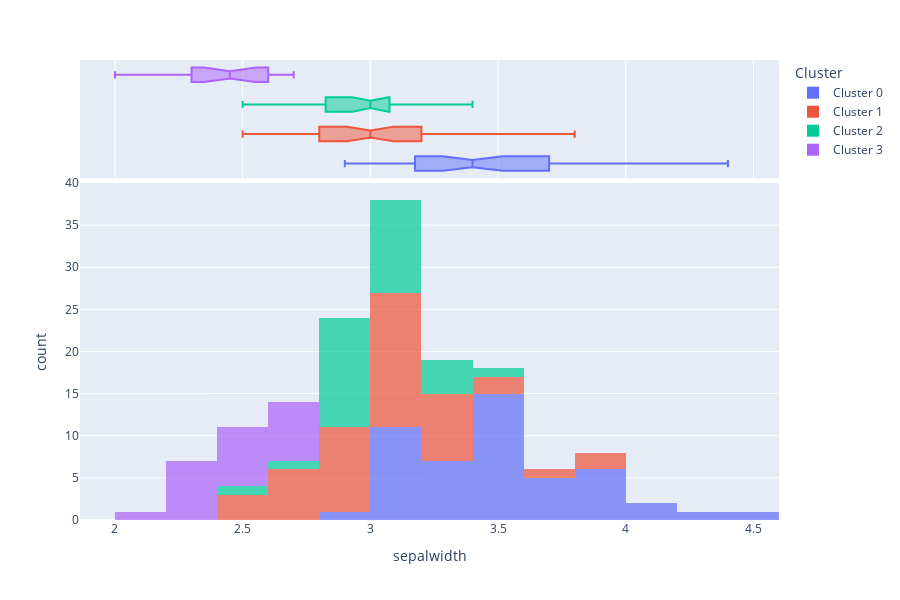

The code cell stored with this chart in its notebook:
### Code cell
plot_model(kmeans,plot='distribution',feature='sepalwidth')

### Figure 1 — Plotly figure (JSON) as saved in the notebook; plotly's stock layout.template omitted (floating-point values rounded to 4 significant figures; data arrays with more than 128 entries replaced by an {"elided": "..."} marker saying what was removed)
{"data": [{"alignmentgroup": "True", "bingroup": "x", "hovertemplate": "Cluster=Cluster 0<br>sepalwidth=%{x}<br>count=%{y}<extra></extra>", "legendgroup": "Cluster 0", "marker": {"color": "#636efa", "opacity": 0.7}, "name": "Cluster 0", "offsetgroup": "Cluster 0", "orientation": "v", "showlegend": true, "type": "histogram", "x": [3.5, 3.5, 3.4, 3.2, 3.1, 3.4, 4.1, 4.2, 3.1, 3.2, 3.5, 3.1, 3, 3.4, 3.5, 3.2, 3.5, 3.8, 3, 3.8, 3.7, 3.3, 3.4, 3, 3.2, 3.3, 3, 3.2, 3.1, 3.6, 3.9, 3.4, 3.4, 2.9, 3.1, 3.7, 3.4, 3.4, 3, 4, 4.4, 3.9, 3.5, 3.8, 3.8, 3.4, 3, 3.7, 3.6], "xaxis": "x", "yaxis": "y"}, {"alignmentgroup": "True", "customdata": {"elided": "49x5 mixed values"}, "hovertemplate": "Cluster=%{customdata[4]}<br>sepalwidth=%{x}<br>sepallength=%{customdata[0]}<br>petallength=%{customdata[1]}<br>petalwidth=%{customdata[2]}<br>class=%{customdata[3]}<extra></extra>", "legendgroup": "Cluster 0", "marker": {"color": "#636efa"}, "name": "Cluster 0", "notched": true, "offsetgroup": "Cluster 0", "showlegend": false, "type": "box", "x": [3.5, 3.5, 3.4, 3.2, 3.1, 3.4, 4.1, 4.2, 3.1, 3.2, 3.5, 3.1, 3, 3.4, 3.5, 3.2, 3.5, 3.8, 3, 3.8, 3.7, 3.3, 3.4, 3, 3.2, 3.3, 3, 3.2, 3.1, 3.6, 3.9, 3.4, 3.4, 2.9, 3.1, 3.7, 3.4, 3.4, 3, 4, 4.4, 3.9, 3.5, 3.8, 3.8, 3.4, 3, 3.7, 3.6], "xaxis": "x2", "yaxis": "y2"}, {"alignmentgroup": "True", "bingroup": "x", "hovertemplate": "Cluster=Cluster 1<br>sepalwidth=%{x}<br>count=%{y}<extra></extra>", "legendgroup": "Cluster 1", "marker": {"color": "#EF553B", "opacity": 0.7}, "name": "Cluster 1", "offsetgroup": "Cluster 1", "orientation": "v", "showlegend": true, "type": "histogram", "x": [3.2, 3, 3.8, 2.8, 3.2, 2.8, 2.8, 2.6, 2.7, 2.9, 3, 2.7, 3.2, 3.6, 2.5, 2.9, 3, 3, 3.3, 3, 2.5, 3.2, 3.1, 3, 3, 2.7, 2.5, 3, 3.3, 3.2, 2.7, 3.1, 3.1, 2.8, 3.1, 3.4, 3, 2.6, 2.8, 2.8, 3.8, 2.8, 3, 2.8, 3, 3.3, 3, 3.4], "xaxis": "x", "yaxis": "y"}, {"alignmentgroup": "True", "customdata": {"elided": "48x5 mixed values"}, "hovertemplate": "Cluster=%{customdata[4]}<br>sepalwidth=%{x}<br>sepallength=%{customdata[0]}<br>petallength=%{customdata[1]}<br>petalwidth=%{customdata[2]}<br>class=%{customdata[3]}<extra></extra>", "legendgroup": "Cluster 1", "marker": {"color": "#EF553B"}, "name": "Cluster 1", "notched": true, "offsetgroup": "Cluster 1", "showlegend": false, "type": "box", "x": [3.2, 3, 3.8, 2.8, 3.2, 2.8, 2.8, 2.6, 2.7, 2.9, 3, 2.7, 3.2, 3.6, 2.5, 2.9, 3, 3, 3.3, 3, 2.5, 3.2, 3.1, 3, 3, 2.7, 2.5, 3, 3.3, 3.2, 2.7, 3.1, 3.1, 2.8, 3.1, 3.4, 3, 2.6, 2.8, 2.8, 3.8, 2.8, 3, 2.8, 3, 3.3, 3, 3.4], "xaxis": "x2", "yaxis": "y2"}, {"alignmentgroup": "True", "bingroup": "x", "hovertemplate": "Cluster=Cluster 2<br>sepalwidth=%{x}<br>count=%{y}<extra></extra>", "legendgroup": "Cluster 2", "marker": {"color": "#00cc96", "opacity": 0.7}, "name": "Cluster 2", "offsetgroup": "Cluster 2", "orientation": "v", "showlegend": true, "type": "histogram", "x": [3, 3, 2.8, 2.5, 2.8, 3.2, 3, 3.1, 2.8, 2.9, 3, 2.9, 3.3, 2.8, 2.8, 3.1, 3.2, 3.2, 2.9, 3, 2.9, 2.9, 2.9, 3, 3, 3.4, 3, 3.1, 2.8, 2.9, 2.7], "xaxis": "x", "yaxis": "y"}, {"alignmentgroup": "True", "customdata": {"elided": "31x5 mixed values"}, "hovertemplate": "Cluster=%{customdata[4]}<br>sepalwidth=%{x}<br>sepallength=%{customdata[0]}<br>petallength=%{customdata[1]}<br>petalwidth=%{customdata[2]}<br>class=%{customdata[3]}<extra></extra>", "legendgroup": "Cluster 2", "marker": {"color": "#00cc96"}, "name": "Cluster 2", "notched": true, "offsetgroup": "Cluster 2", "showlegend": false, "type": "box", "x": [3, 3, 2.8, 2.5, 2.8, 3.2, 3, 3.1, 2.8, 2.9, 3, 2.9, 3.3, 2.8, 2.8, 3.1, 3.2, 3.2, 2.9, 3, 2.9, 2.9, 2.9, 3, 3, 3.4, 3, 3.1, 2.8, 2.9, 2.7], "xaxis": "x2", "yaxis": "y2"}, {"alignmentgroup": "True", "bingroup": "x", "hovertemplate": "Cluster=Cluster 3<br>sepalwidth=%{x}<br>count=%{y}<extra></extra>", "legendgroup": "Cluster 3", "marker": {"color": "#ab63fa", "opacity": 0.7}, "name": "Cluster 3", "offsetgroup": "Cluster 3", "orientation": "v", "showlegend": true, "type": "histogram", "x": [2.5, 2.3, 2.7, 2.3, 2.6, 2.4, 2.3, 2.7, 2.6, 2.6, 2.2, 2.5, 2.3, 2.7, 2.2, 2.5, 2.7, 2.4, 2.4, 2.2, 2, 2.5], "xaxis": "x", "yaxis": "y"}, {"alignmentgroup": "True", "customdata": [[5.1, 3, 1.1, "Iris-versicolor", "Cluster 3"], [5.5, 4, 1.3, "Iris-versicolor", "Cluster 3"], [5.6, 4.2, 1.3, "Iris-versicolor", "Cluster 3"], [5, 3.3, 1, "Iris-versicolor", "Cluster 3"], [5.8, 4, 1.2, "Iris-versicolor", "Cluster 3"], [4.9, 3.3, 1, "Iris-versicolor", "Cluster 3"], [4.5, 1.3, 0.3, "Iris-setosa", "Cluster 3"], [5.2, 3.9, 1.4, "Iris-versicolor", "Cluster 3"], [5.7, 3.5, 1, "Iris-versicolor", "Cluster 3"], [5.5, 4.4, 1.2, "Iris-versicolor", "Cluster 3"], [6, 4, 1, "Iris-versicolor", "Cluster 3"], [4.9, 4.5, 1.7, "Iris-virginica", "Cluster 3"], [6.3, 4.4, 1.3, "Iris-versicolor", "Cluster 3"], [5.8, 4.1, 1, "Iris-versicolor", "Cluster 3"], [6.2, 4.5, 1.5, "Iris-versicolor", "Cluster 3"], [5.6, 3.9, 1.1, "Iris-versicolor", "Cluster 3"], [5.8, 3.9, 1.2, "Iris-versicolor", "Cluster 3"], [5.5, 3.7, 1, "Iris-versicolor", "Cluster 3"], [5.5, 3.8, 1.1, "Iris-versicolor", "Cluster 3"], [6, 5, 1.5, "Iris-virginica", "Cluster 3"], [5, 3.5, 1, "Iris-versicolor", "Cluster 3"], [5.5, 4, 1.3, "Iris-versicolor", "Cluster 3"]], "hovertemplate": "Cluster=%{customdata[4]}<br>sepalwidth=%{x}<br>sepallength=%{customdata[0]}<br>petallength=%{customdata[1]}<br>petalwidth=%{customdata[2]}<br>class=%{customdata[3]}<extra></extra>", "legendgroup": "Cluster 3", "marker": {"color": "#ab63fa"}, "name": "Cluster 3", "notched": true, "offsetgroup": "Cluster 3", "showlegend": false, "type": "box", "x": [2.5, 2.3, 2.7, 2.3, 2.6, 2.4, 2.3, 2.7, 2.6, 2.6, 2.2, 2.5, 2.3, 2.7, 2.2, 2.5, 2.7, 2.4, 2.4, 2.2, 2, 2.5], "xaxis": "x2", "yaxis": "y2"}], "layout": {"barmode": "relative", "height": 600, "legend": {"title": {"text": "Cluster"}, "tracegroupgap": 0}, "margin": {"t": 60}, "xaxis": {"anchor": "y", "domain": [0, 1], "title": {"text": "sepalwidth"}}, "xaxis2": {"anchor": "y2", "domain": [0, 1], "matches": "x", "showgrid": true, "showticklabels": false}, "yaxis": {"anchor": "x", "domain": [0, 0.7326], "title": {"text": "count"}}, "yaxis2": {"anchor": "x2", "domain": [0.7426, 1], "matches": "y2", "showgrid": false, "showline": false, "showticklabels": false, "ticks": ""}}}
